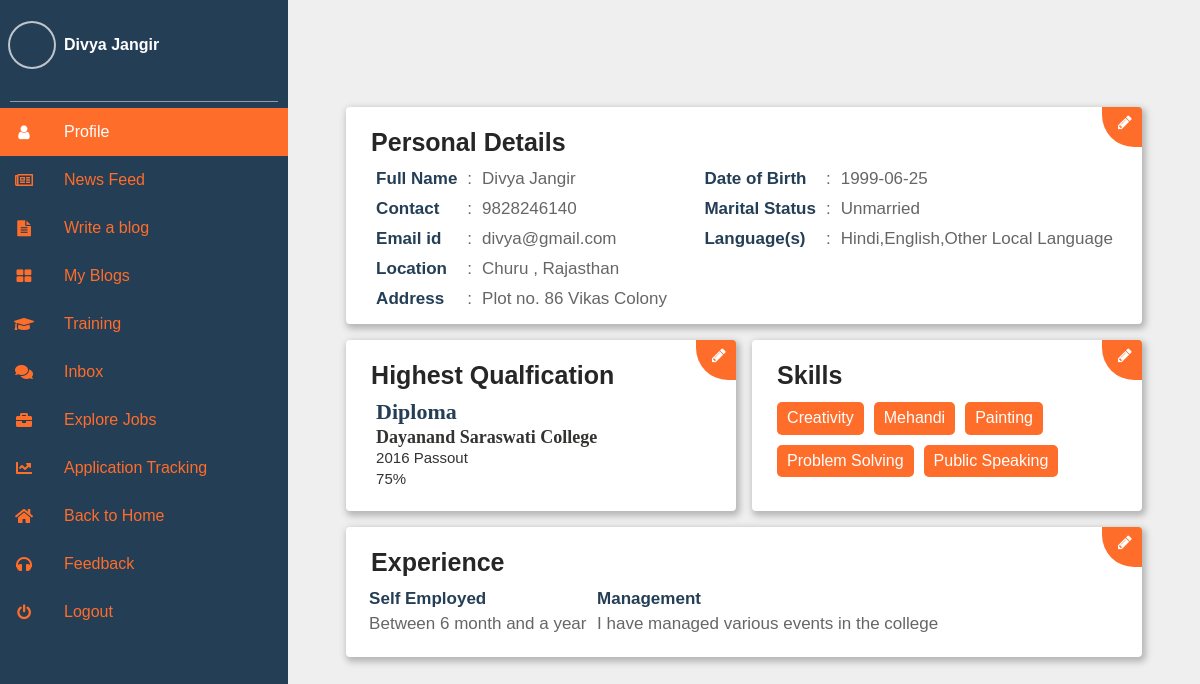
Page /user_profile.php (signed in) on the committed database.
### tables this page shows
CREATE TABLE `user` (
  `user_id` int(11) UNSIGNED NOT NULL,
  `fullname` varchar(50) NOT NULL,
  `username` varchar(255) NOT NULL,
  `mobilenumber` varchar(20) DEFAULT NULL,
  `dob` date DEFAULT NULL,
  `gender` varchar(20) DEFAULT NULL,
  `password` varchar(255) NOT NULL,
  `state` varchar(50) DEFAULT NULL,
  `city` varchar(50) DEFAULT NULL,
  `address` varchar(255) DEFAULT NULL,
  `maritalstatus` varchar(50) DEFAULT NULL,
  `language` varchar(50) DEFAULT NULL,
  `hq` varchar(50) DEFAULT NULL,
  `yop` int(4) DEFAULT NULL,
  `institute` varchar(100) DEFAULT NULL,
  `percentage` int(4) DEFAULT NULL,
  `uploaddate` date DEFAULT NULL,
  `image` varchar(255) DEFAULT NULL,
  `image_name` varchar(50) DEFAULT NULL
);

CREATE TABLE `exp` (
  `exp_id` int(11) NOT NULL,
  `user_id` int(11) DEFAULT NULL,
  `typeofemp` varchar(30) DEFAULT NULL,
  `skill` varchar(50) DEFAULT NULL,
  `duration` varchar(50) DEFAULT NULL,
  `description` varchar(255) DEFAULT NULL
);

### user_profile.php (the view, shortened to what this page needs)
<?php
include('database_connection.php');
if(isset($_SESSION['user_id']))
{
  $user_id = $_SESSION['user_id'];
  $stmt = $pdo->query("select * from user where user_id='$user_id;'");
  $row = $stmt->fetch();
  $username = $row[1];
} else{
  $userPicture = 'assets/img/user.jpg';
  $userPictureURL = $userPicture;
}
$user_id = $_SESSION['user_id'];
$stmt = $pdo->query("select fullname,username,dob,maritalstatus,city,state,address,mobilenumber,language,hq,yop,institute,percentage,uploaddate,image,image_name from user where user_id='$user_id;'");
$row = $stmt->fetch();
$userPicture = !empty($row['image'])?$row['image']:'assets/img/user.jpg';
$stmt2 = $pdo->query("Select skill from skills where user_id = '$user_id;'");
$row2 = $stmt2->fetchAll(PDO::FETCH_COLUMN, 0);
$stmt3 = $pdo->query("Select typeofemp,skill,duration,description from exp where user_id = '$user_id;'");
$row3 = $stmt3->fetchAll();
?>
<!DOCTYPE html>
<html lang="en" >
<head>
  <link rel='stylesheet' href='https://maxcdn.bootstrapcdn.com/font-awesome/4.6.3/css/font-awesome.min.css'>
  <link href="https://use.fontawesome.com/releases/v5.0.6/css/all.css" rel="stylesheet">
  <link rel="stylesheet" href="https://cdnjs.cloudflare.com/ajax/libs/font-awesome/4.7.0/css/font-awesome.min.css">
  <link rel="stylesheet" href="https://cdnjs.cloudflare.com/ajax/libs/meyer-reset/2.0/reset.min.css">
  <link rel="stylesheet" href="https://cdnjs.cloudflare.com/ajax/libs/normalize/5.0.0/normalize.min.css">
  <link rel="stylesheet" href="https://stackpath.bootstrapcdn.com/bootstrap/4.2.1/css/bootstrap.min.css">
  <link href="assets/vendor/bootstrap/css/bootstrap.min.css" rel="stylesheet">
  <link href="assets/vendor/bootstrap-icons/bootstrap-icons.css" rel="stylesheet">
  <link href="assets/vendor/boxicons/css/boxicons.min.css" rel="stylesheet">
  <link href="assets/vendor/glightbox/css/glightbox.min.css" rel="stylesheet">
  <link href="assets/vendor/remixicon/remixicon.css" rel="stylesheet">
  <link rel="stylesheet" href="assets/css/profile-skill.css">
  <link rel="stylesheet" href="assets/css/profile-style.css">
  <link rel="stylesheet" href="assets/css/profile-form.css">
  <link rel="stylesheet" href="assets/css/dashboard.css">
  <link rel="stylesheet" href="assets/css/dash-image.css">
</head>
<body>
<div class="container">
  <div class="flex-container1">
    <div class="card1" href="#">
      <h3>Personal Details</h3>
      <table class="cleft">
        <tr>
          <td class="aayuedit">Full Name</td><td>:</td><td><?php echo $row['fullname'];?></td>
        </tr>
        <tr>
          <td class="aayuedit">Contact</td><td>:</td><td><?php echo $row[7];?></td>
        </tr>
        <tr>
          <td class="aayuedit">Email id</td><td>:</td><td><?php echo $row[1];?></td>
        </tr>
        <tr>
          <td class="aayuedit">Location</td><td>:</td><td><?php echo $row[4];?>, <?php echo $row[5];?></td>
        </tr>
        <tr>
          <td class="aayuedit">Address</td><td>:</td><td><?php echo $row[6];?></td>
        </tr>
      </table>
      <table class="cright">
        <tr>
          <td class="aayuedit2">Date of Birth</td><td>:</td><td><?php echo $row[2];?></td>
        </tr>
        <tr>
          <td class="aayuedit2">Marital Status</td><td>:</td><td><?php echo $row[3];?></td>
        </tr>
        <tr>
          <td class="aayuedit2">Language(s)</td><td>:</td><td><?php echo $row[8];?></td>
        </tr>
      </table>
      <div class="go-corner" href="#">
        <div class="go-arrow"><i onclick="openForm1()" class="fa fa-pencil" style="color:white; cursor: pointer;"></i></div>
      </div>
    </div>
    <div class="card2" href="#">
      <h3>Highest Qualfication</h3>
      <div class="aayueducation">
        <div class="aayudegree"><?php echo $row[9];?></div>
        <div class="aayuinstitute"><?php echo $row[11];?></div>
        <div class="aayuyear"><?php echo $row[10];?> Passout</div>
        <div class="aayumarks"><?php echo $row[12];?>%</div>
      </div>
      <div class="go-corner" href="#">
        <div class="go-arrow">
          <i onclick="openForm2()" class="fa fa-pencil" style="color:white; cursor: pointer;"></i>
        </div>
      </div>
    </div>
    <div class="card3" href="#">
        <h3>Skills</h3>
        <div class="wrapper clearfix">
          <div class="right">
            <div class="inner">
              <section>
                <ul class="skill-set">
                  <?php
                  foreach( $row2 as $val ){
                  echo "<li>"; echo $val; echo "</li>";
                    }
                  ?>
                </ul>
              </section>
            </div>
          </div>
        </div>
        <div class="go-corner" href="#">
          <div class="go-arrow"><i onclick="openForm3()" class="fa fa-pencil" style="color:white; cursor: pointer;"></i></div>
        </div>
    </div>
    <div class="card4" href="#">
      <h3>Experience</h3>
      <?php
      foreach( $row3 as $val ){
      ?>
      <div class="aayuexp">
        <table style="width:100%">
          <tr>
            <td class="aayucomp"><?php echo $val[0]; ?></td><td class="aayuprofile"><?php echo $val[1]; ?></td>
          </tr>
          <tr valign="top">
            <td class="aayudur"><?php echo $val[2]; ?></td><td class="aayudesc"><?php echo $val[3]; ?></td>
          </tr>
        </table>
      </div>
      <?php
      }
      ?>
      <div class="go-corner" href="#">
        <div class="go-arrow">
          <i onclick="openForm4()" class="fa fa-pencil" style="color:white; cursor: pointer;"></i>
        </div>
      </div>
    </div>
  </div>
</div>
<?php
    require_once("sidebar.php");
    sidebar($userPicture,$username,"sidebar-dropdown active-tab",'','','','','','','','','');
  ?>
</body>
</html>

### sidebar.php (shortened to what this page needs)
<?php
function sidebar($userPicture,$username,$profile,$newsfeed,$writeblog,$myblogs,$training,$chat,$joblist,$application,$jobpost,$myjobs){
?>
<div class="s-layout">
  <div class="s-layout__sidebar">
    <nav class="s-sidebar__nav" id="sidebar">
      <?php
        if(isset($_SESSION['user_id'])){
      ?>
        <div>
          <ul>
            <li class="user">
              <a class="user-dp s-sidebar__nav-link"><i class="circle" id="circlediv" style="background-image: url(<?php echo $userPicture; ?>); ">
              </i>
              <em><?php echo $username; ?></em></a>
            </li>
            <br><hr>
            <li class="<?php echo $profile; ?>">
              <a href="user_profile.php" class="menu-label s-sidebar__nav-link"><i class="fa fa-user"></i><em>Profile</em></a>
            </li>
            <li class="<?php echo $newsfeed; ?>">
              <a href="user-feed.php" class="menu-label s-sidebar__nav-link"><i class="far fa-newspaper"></i><em>News Feed</em></a>
            </li>
            <li class="<?php echo $writeblog; ?>">
              <a href="writeBlog.php" class="menu-label s-sidebar__nav-link"><i class="fa fa-file-alt"></i><em>Write a blog</em></a>
            </li>
            <li class="<?php echo $myblogs; ?>">
              <a href="myblogs.php" class="menu-label s-sidebar__nav-link"><i class="fa fa-th-large"></i><em>My Blogs</em></a>
            </li>
            <li class="<?php echo $training; ?>">
              <a href="training.php" class="menu-label s-sidebar__nav-link"><i class="fas fa-graduation-cap"></i><em>Training</em></a>
            </li>
            <li class="<?php echo $chat; ?>">
              <a href="chat.php" class="menu-label s-sidebar__nav-link"><i class="fas fa-comments"></i><em>Inbox</em></a>
            </li>
            <li class="<?php echo $joblist; ?>">
              <a href="joblist.php" class="menu-label s-sidebar__nav-link"><i class="fas fa-briefcase"></i><em>Explore Jobs</em></a>
            </li>
            <li class="<?php echo $application; ?>">
              <a href="applications.php" class="menu-label s-sidebar__nav-link"><i class="fas fa-chart-line"></i><em>Application Tracking</em></a>
            </li>
            <li>
              <a href="index.php" class="menu-label s-sidebar__nav-link"><i class="fas fa-home"></i><em>Back to Home</em></a>
            </li>
            <li>
              <a href="index.php#contact" class="menu-label s-sidebar__nav-link"><i class="fas fa-headphones"></i><em>Feedback</em></a>
            </li>
            <li><a href="logout.php" class="menu-label s-sidebar__nav-link"><i class="fa fa-power-off"></i><em>Logout</em></a></li>
          <br></ul>
        </div>
        <?php
      }
      ?>
    </nav>
  </div>
</div>
<?php
}
?>

### assets/css/profile-skill.css (style rules this page uses)
* { box-sizing: border-box; }

### assets/css/profile-form.css (style rules this page uses)
body { font-family: Arial, Helvetica, sans-serif; }
* { box-sizing: border-box; }
::placeholder { color: #bfbfbf; }

### assets/css/dashboard.css (style rules this page uses)
* { font-family: Verdana, Geneva, Tahoma, sans-serif; }
.page-wrapper .sidebar-wrapper, .sidebar-brand > a, .sidebar-dropdown > a:after, .sidebar-menu .sidebar-dropdown .sidebar-submenu li a:before, ul li a i, .page-wrapper .page-content, .sidebar-search input.search-menu, .sidebar-search .input-group-text, .sidebar-menu ul li a, #show-sidebar, #close-sidebar { font-size: bold; -webkit-transition: all 0.3s ease; -moz-transition: all 0.3s ease; -ms-transition: all 0.3s ease; -o-transition: all 0.3s ease; transition: all 0.3s ease; }
ul { list-style-type: none; padding: 0; margin: 0; }
a { text-decoration: none; }
.sidebar-dropdown.active-tab a { font-size: medium!important; font-weight: 400!important; color: white!important; background-color: #ff6d2a; }
.sidebar-dropdown a { font-size: bold; color: #ff6d2a; }
.s-layout { display: flex; width: 100%; min-height: 100vh; }
.s-sidebar__nav { position: fixed; top: 0; left: -18em; overflow-y: auto; transition: all .3s ease-in; width: 18em; height: 100%; background: #243e56; color: rgba(255, 255, 255, 0.7); }
.s-sidebar__nav ul { position: relative; top: 4em; left: 0; margin: 0; padding: 0; width: 100%; }
.s-sidebar__nav ul li { width: 100%; color: #ff6d2a; font-weight: 400; height: 3em; font-style: normal!important; }
.s-sidebar__nav-link { position: relative; display: inline-block; width: 100%; height: 3em; color: #ff6d2a; }
.s-sidebar__nav-link em { position: absolute; top: 50%; left: 4em; transform: translateY(-50%); }
.s-sidebar__nav-link > i { position: absolute; top: 0; left: 0; display: inline-block; width: 3em; height: 3em; }
.s-sidebar__nav-link > i::before { position: absolute; top: 50%; left: 50%; transform: translate(-50%, -50%); }
@media (min-width: 42em) { .s-sidebar__nav { width: 4em; left: 0; } }
@media (min-width: 68em) { .s-sidebar__nav { width: 18em; overflow-y: auto; } }
@media (min-width: 68em) { .s-sidebar__nav ul { top: 1.3em; } }
em { font-size: 16px!important; font-style: normal; font-weight: 400; }
hr { margin: 10px 10px 5px 10px!important; height: 1px!important; color: rgba(255,255,255)!important; opacity: 0.7!important; box-sizing: content-box!important; border: 0!important; border-top: 1px solid rgb(255 255 255 / 70%)!important; background-color: inherit; }

### assets/css/dash-image.css (style rules this page uses)
body { background-color: #efefef; }
.circle { border-radius: 1000px !important; overflow: hidden; margin: auto; margin-bottom: 0; width: 34px!important; height: 34px!important; border: 2px solid rgba(255, 255, 255, 0.7); position: unset; top: 72px; padding: 15px; background-image: url(../img/user.jpg); background-size: cover; background-position: center; }
.user-dp i { width: 48px!important; height: 48px!important; margin-left: 8px; }
.user em { color: #fff; font-weight: bold; }

### rows in the picture
user: fullname "Divya Jangir", mobilenumber "9828246140", username "divya@gmail.com", city "Churu", state "Rajasthan", address "Plot no. 86 Vikas Colony", dob "1999-06-25", maritalstatus "Unmarried", language "Hindi,English,Other Local Language", hq "Diploma", institute "Dayanand Saraswati College", yop "2016", percentage "75"
exp: typeofemp "Self Employed", skill "Management", duration "Between 6 month and a year", description "I have managed various events in the college"

### other values in the picture
$val "Creativity"
$val "Mehandi"
$val "Painting"
$val "Problem Solving"
$val "Public Speaking"
